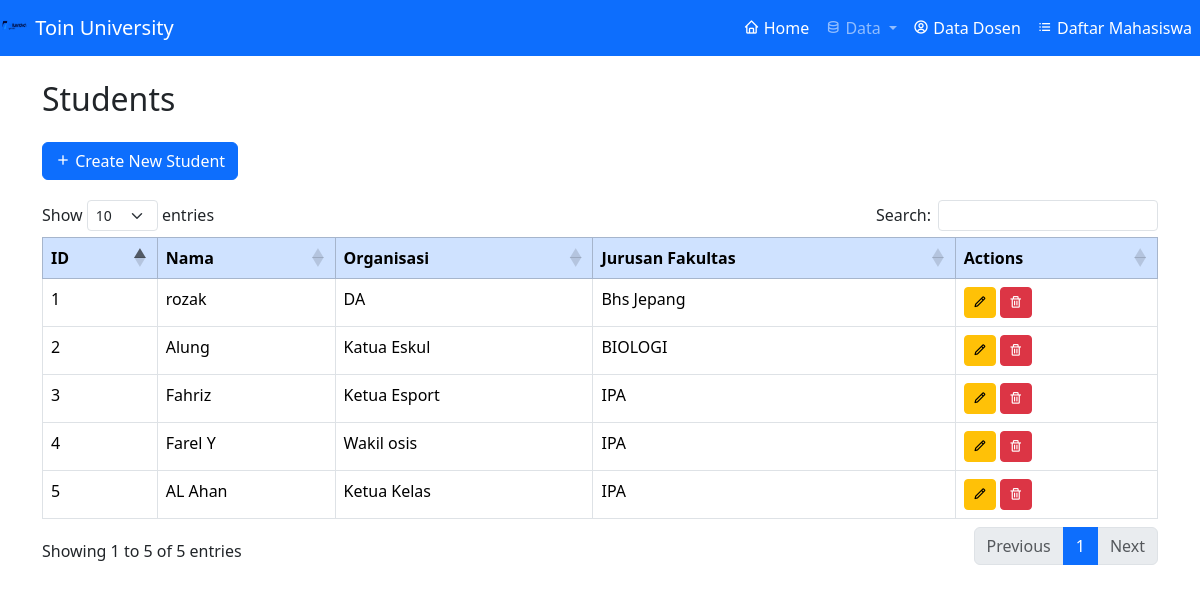
Before: / with the older database file.
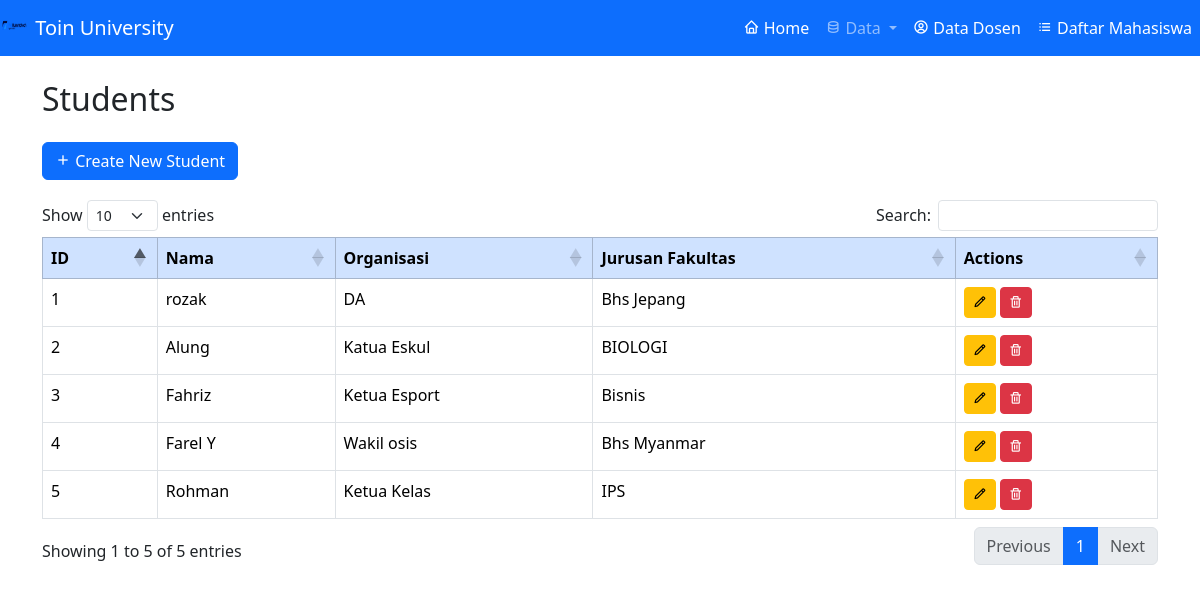
After: the same page with the newer database file.
### tables this page shows
CREATE TABLE `students` (
  `id` int NOT NULL,
  `nama` varchar(255) NOT NULL,
  `organisasi_id` int DEFAULT NULL,
  `jurusan_fakultas_id` int DEFAULT NULL
);

CREATE TABLE `organisasi` (
  `id` int NOT NULL,
  `nama` varchar(255) NOT NULL
);

CREATE TABLE `jurusan_fakultas` (
  `id` int NOT NULL,
  `nama` varchar(255) NOT NULL
);

### index.php (the view, shortened to what this page needs)
<?php
require 'db.php';
require 'layouts/navbar.php';
$sql = "SELECT students.id, students.nama, organisasi.nama as organisasi, jurusan_fakultas.nama as jurusan
        FROM students
        JOIN organisasi ON students.organisasi_id = organisasi.id
        JOIN jurusan_fakultas ON students.jurusan_fakultas_id = jurusan_fakultas.id";
$result = $conn->query($sql);
?>
<!DOCTYPE html>
<html lang="en">
<head>
    <link href="https://cdn.jsdelivr.net/npm/bootstrap@5.3.1/dist/css/bootstrap.min.css" rel="stylesheet">
    <link rel="stylesheet" href="https://unpkg.com/boxicons@2.1.4/css/boxicons.min.css">
</head>
<body>
    <div class="container">
        <h2 class="my-4">Students</h2>
        <a href="create.php" class="btn btn-primary btn-custom"><i class='bx bx-plus'></i> Create New Student</a>
        <div class="table-container ">
            <table class="table table-bordered table-hover " id="data">
                <thead class="table-primary ">
                    <tr>
                        <th>ID</th>
                        <th>Nama</th>
                        <th>Organisasi</th>
                        <th>Jurusan Fakultas</th>
                        <th>Actions</th>
                    </tr>
                </thead>
                <tbody>
                    <?php
                    $id = 1;
                    while ($student = $result->fetch_assoc()) {
                    ?>
                        <tr>
                            <td><?= $id ?></td>
                            <td><?= htmlspecialchars($student['nama']) ?></td>
                            <td><?= htmlspecialchars($student['organisasi']) ?></td>
                            <td><?= htmlspecialchars($student['jurusan']) ?></td>
                            <td>
                                <a href="update.php?id=<?= $student['id'] ?>" class="btn btn-warning btn-sm"><i class='bx bx-pencil'></i></a>
                                <a href="delete.php?id=<?= $student['id'] ?>" class="btn btn-danger btn-sm" onclick="return confirm('Are you sure you want to delete this student?')"><i class='bx bx-trash'></i></a>
                            </td>
                        </tr>
                    <?php
                        $id++;
                    }
                    ?>
                </tbody>
            </table>
        </div>
    </div>
</body>
</html>

Changed rows visible on the page:
removed students: nama "AL Ahan", organisasi.nama "Ketua Kelas", jurusan_fakultas.nama "IPA"
changed students "Fahriz": jurusan_fakultas.nama "IPA" → "Bisnis"
changed students "Farel Y": jurusan_fakultas.nama "IPA" → "Bhs Myanmar"
added students: nama "Rohman", organisasi.nama "Ketua Kelas", jurusan_fakultas.nama "IPS"
